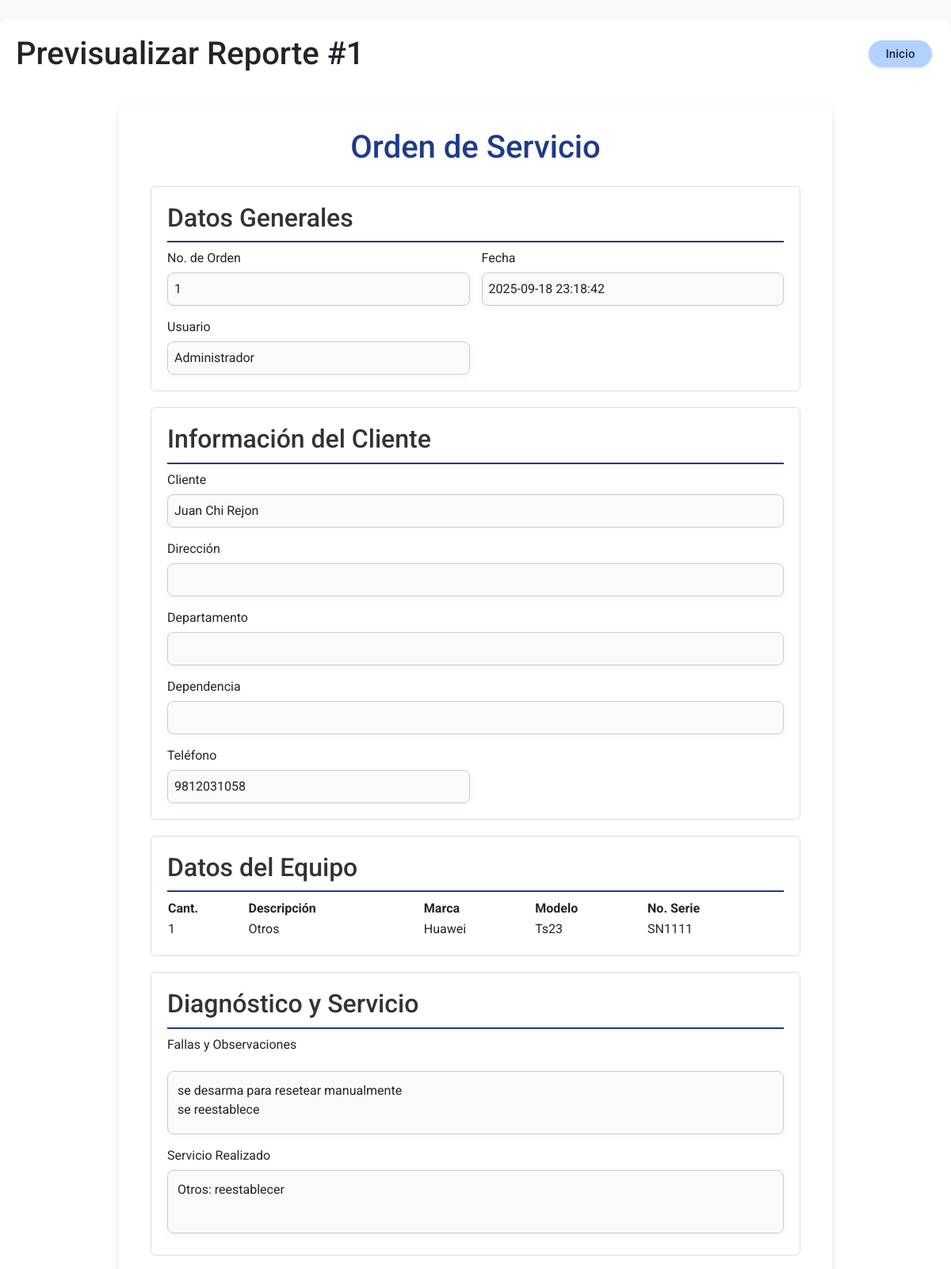
The page /impresion/reporte/1 (signed in, upper part) on the database as committed earlier.
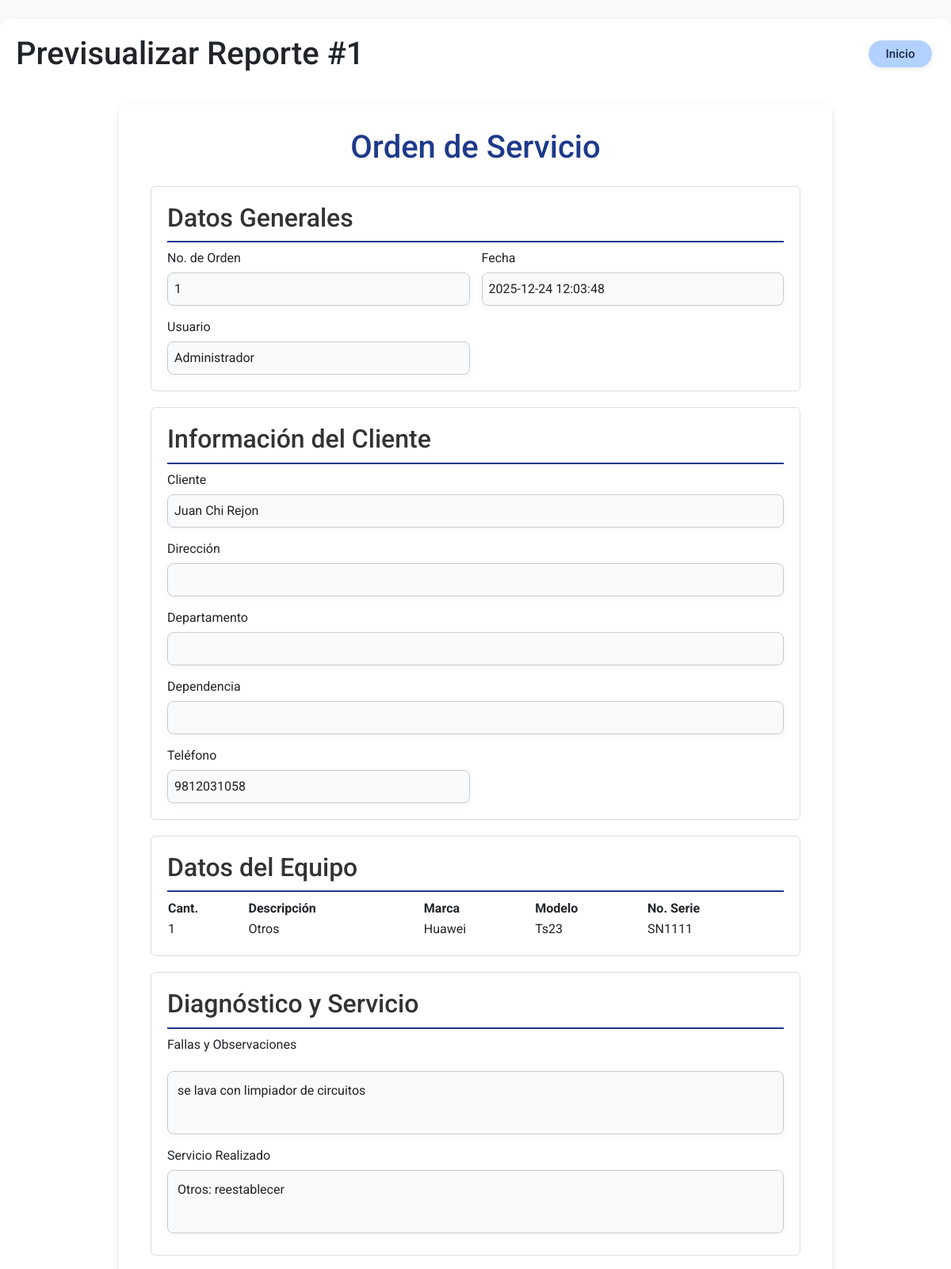
The same page on the database as committed later.
### tables this page shows
CREATE TABLE servicios (
                    id INTEGER PRIMARY KEY AUTOINCREMENT,
                    nombre TEXT NOT NULL,
                    primer_apellido TEXT NOT NULL,
                    segundo_apellido TEXT NOT NULL,
                    telefono TEXT NOT NULL,
                    tipo_equipo TEXT NOT NULL,
                    marca TEXT NOT NULL,
                    modelo TEXT NOT NULL,
                    serie TEXT,
                    servicio TEXT,
                    accesorios TEXT,
                    estado TEXT DEFAULT 'En diagnóstico',
                    notas TEXT,
                    foto_inicial TEXT,
                    foto_servicio TEXT,
                    foto_final TEXT,
                    fecha_registro TEXT,
                    fecha_entrega TEXT,
                    tecnico_actual TEXT
                );

### modules/impresion/routes.py (the view, shortened to what this page needs)
@impresion_bp.route('/reporte/<int:id>', methods=['GET', 'POST'])
@login_required
def reporte(id):
    def create_pdf(data):
        buffer = io.BytesIO()
        WIDTH, HEIGHT = letter
        HEADER_BLUE = colors.HexColor('#1E3A8A')
        GRAY_BG = colors.HexColor('#E5E7EB')
        p = canvas.Canvas(buffer, pagesize=letter)
        logo_path = os.path.join('static', 'images', 'logo.png')
        if os.path.exists(logo_path):
            p.drawImage(logo_path, WIDTH - 4.5*cm, HEIGHT - 2.5*cm, width=4*cm, height=2*cm, preserveAspectRatio=True, mask='auto')
        p.setFont('Helvetica', 8)
        p.drawString(1.5*cm, HEIGHT - 1*cm, data.get('membrete_nombre', 'MEX GROUP'))
        p.drawString(1.5*cm, HEIGHT - 1.4*cm, data.get('membrete_rfc', 'R.F.C MEL760421RH2   CURP: MEL760421HCCXNN03'))
        p.drawString(1.5*cm, HEIGHT - 1.8*cm, f"CEL: {data.get('celular', '9811310163')}   OFICINA: {data.get('membrete_telefono', '9811441303')}")
        p.drawString(1.5*cm, HEIGHT - 2.2*cm, data.get('membrete_direccion', 'CALLE 23 No 78 COL. PABLO GARCIA C.P. 24080'))
        p.drawString(1.5*cm, HEIGHT - 2.6*cm, data.get('membrete_ciudad', 'SAN FRANCISCO DE CAMPECHE, CAMP.'))
        p.setStrokeColor(HEADER_BLUE)
        p.setLineWidth(2)
        p.line(1.5*cm, HEIGHT - 3.2*cm, WIDTH - 1.5*cm, HEIGHT - 3.2*cm)
        p.setLineWidth(0.5)
        p.setStrokeColor(colors.black)
        p.setFont('Helvetica', 10)
        y_pos = HEIGHT - 5*cm
        p.drawString(WIDTH - 6*cm, y_pos + 0.6*cm, f"Fecha: {data.get('fecha', '')}")
        p.drawString(1.5*cm, y_pos, f"CLIENTE: {data.get('cliente', '')}")
        y_pos -= 1*cm
        p.drawString(1.5*cm, y_pos, f"DIRECCION: {data.get('direccion', '')}")
        y_pos -= 1*cm
        p.drawString(1.5*cm, y_pos, f"DEPARTAMENTO: {data.get('departamento', '')}")
        y_pos -= 1*cm
        p.drawString(1.5*cm, y_pos, f"DEPENDENCIA: {data.get('dependencia', '')}")
        y_pos -= 1*cm
        p.drawString(1.5*cm, y_pos, f"TEL: {data.get('tel', '')}")
        y_pos -= 1.5*cm
        p.setFillColor(HEADER_BLUE)
        p.rect(1.5*cm, y_pos, WIDTH - 3*cm, 0.8*cm, fill=1, stroke=0)
        p.setFillColor(colors.white)
        p.setFont('Helvetica-Bold', 10)
        p.drawCentredString(WIDTH / 2, y_pos + 0.3*cm, "DATOS DEL EQUIPO")
        y_pos -= 0.6*cm
        p.setFillColor(colors.black)
        p.setFont('Helvetica-Bold', 9)
        p.drawCentredString(2.5*cm, y_pos, "Cant.")
        p.drawCentredString(6*cm, y_pos, "Descripción")
        p.drawCentredString(10.5*cm, y_pos, "Marca")
        p.drawCentredString(14*cm, y_pos, "Modelo")
        p.drawCentredString(18*cm, y_pos, "No. De Serie")
        p.setFont('Helvetica', 9)
        y_pos -= 0.1*cm
        max_items = 1
        for i in range(max_items):
            y_pos -= 0.6*cm
            p.drawCentredString(2.5*cm, y_pos + 0.2*cm, data.get('eq_cant', '1'))
            p.drawString(4*cm, y_pos + 0.2*cm, data.get('eq_desc', ''))
            p.drawCentredString(10.5*cm, y_pos + 0.2*cm, data.get('eq_marca', ''))
            p.drawCentredString(14*cm, y_pos + 0.2*cm, data.get('eq_modelo', ''))
            p.drawCentredString(18*cm, y_pos + 0.2*cm, data.get('eq_serie', ''))
        y_pos -= 0.5*cm
        styles = getSampleStyleSheet()
        styleN = styles['Normal']
        styleN.fontSize = 9
        styleN.leading = 12
        def draw_section(x, y, width, height, title, content_text):
            p.setFont('Helvetica-Bold', 10)
            p.drawCentredString(x + width/2, y + height, title)
            p_content_height = 0
            if content_text:
                p_content = Paragraph(content_text.replace('\n', '<br/>'), styleN)
                w, p_content_height = p_content.wrapOn(p, width - 0.4*cm, height - 0.4*cm)
                p_content.drawOn(p, x + 0.2*cm, y + height - p_content_height - 0.2*cm)
            return y - (p_content_height + 0.5*cm)
        y_pos = draw_section(1.2*cm, y_pos - 3*cm, WIDTH - 3*cm, 3*cm, "FALLAS Y OBSERVACIONES", data.get('fallas', ''))
        y_pos = draw_section(1.2*cm, y_pos - 1*cm, WIDTH - 3*cm, 3*cm, "SERVICIO REALIZADO", data.get('servicio', ''))
        p.setFont('Helvetica-Bold', 10)
        p.drawCentredString(WIDTH / 2, y_pos, "IMÁGENES DEL SERVICIO")
        y_pos -= 0.2*cm
        image_data = [
            ("Foto Inicial", data.get('foto_inicial')),
            ("Foto de Servicio", data.get('foto_servicio')),
            ("Foto Final", data.get('foto_final'))
        ]
        valid_images = [(label, path) for label, path in image_data if path and os.path.exists(path)]
        if valid_images:
            num_images = len(valid_images)
            total_spacing = (num_images - 1) * 0.2*cm
            img_width = (WIDTH - 3.5*cm - total_spacing) / num_images
            img_height = img_width * (3/4) # Proporción 4:3
            x_start = 2*cm
            y_pos -= img_height
            for i, (label, img_path) in enumerate(valid_images):
                current_x = x_start + i * (img_width + 0.2*cm)
                p.drawImage(img_path, current_x, y_pos, width=img_width, height=img_height, preserveAspectRatio=True, mask='auto')
                p.setFont('Helvetica', 7)
                p.drawCentredString(current_x + img_width/2, y_pos - 0.4*cm, label)
        else:
            p.setFont('Helvetica', 9)
            p.drawCentredString(WIDTH / 2, y_pos - 0.5*cm, "No hay imágenes adjuntas.")
        y_pos -= 1*cm # Espacio extra después de las imágenes
        p.line(2*cm, 3*cm, 9*cm, 3*cm)
        p.drawCentredString(5.5*cm, 2.6*cm, f"{data.get('cliente', '')}")
        p.line(12*cm, 3*cm, 19*cm, 3*cm)
        p.drawCentredString(15.5*cm, 2.6*cm, f"{data.get('usuario', '')}")
        p.setFont('Helvetica-Bold', 7)
        p.drawString(1.5*cm, 2*cm, "DATOS BANCARIOS:")
        p.setFont('Helvetica', 7)
        p.drawString(1.5*cm, 1.7*cm, "BANCOMER")
        p.drawString(1.5*cm, 1.4*cm, "NUMERO DE CUENTA: 0175530334")
        p.drawString(1.5*cm, 1.1*cm, "NUMERO DE TRANSFERENCIA: 012050001755303345")
        p.setFont('Helvetica-Bold', 7)
        p.drawString(WIDTH - 6*cm, 2*cm, "CORREOS:")
        p.setFont('Helvetica', 7)
        p.drawString(WIDTH - 6*cm, 1.7*cm, "mexgroup2009@hotmail.es")
        p.drawString(WIDTH - 6*cm, 1.4*cm, "mexgroupventas@hotmail.com")
        p.drawString(WIDTH - 6*cm, 1.1*cm, "j_mex_r1@hotmail.com")
        for idx, img in enumerate(['item1.png', 'item2.png', 'item3.png', 'item4.png']):
            img_path = os.path.join('static', 'images', img)
            y_img = [HEIGHT - 5*cm, HEIGHT - 11*cm, HEIGHT - 15*cm, 6*cm][idx]
            if os.path.exists(img_path):
                p.drawImage(img_path, 0.2*cm, y_img, width=1*cm, preserveAspectRatio=True, mask='auto')
        p.save()
        buffer.seek(0)
        return buffer
    servicio = db.query("SELECT * FROM servicios WHERE id = ?", (id,))
    if not servicio:
        flash("Servicio no encontrado", "error")
        return redirect(url_for('tecnico.panel'))
    servicio = servicio[0]
    membrete = session.get('membrete', {
        'nombre': 'MEX GROUP',
        'direccion': 'Calle 23 entre 10 y 12 Pablo Garcia',
        'telefono': '9811441303',
        'celular': '9811310163',
        'departamento': '',
        'dependencia': ''
    })
    return render_template('impresion.html', servicio=servicio, membrete=membrete)

### app.py (called while the page is built)
@login_manager.user_loader
def load_user(user_id):
    from db import DatabaseSingleton
    db = DatabaseSingleton()
    user_data = db.query("SELECT * FROM usuarios WHERE id = ? AND activo = 1", (user_id,))
    if user_data:
        from models import User
        return User(user_data[0]['id'], user_data[0]['nombre'], user_data[0]['usuario'], user_data[0]['rol'], user_data[0]['activo'])
    return None

### db.py (called while the page is built)
    def __new__(cls):
        if cls._instance is None:
            cls._instance = super().__new__(cls)
            cls._instance.conn = sqlite3.connect(Config.DATABASE_PATH, check_same_thread=False)
            cls._instance.conn.row_factory = sqlite3.Row
            cls._instance.init_db()
        return cls._instance

    def query(self, sql, params=()):
        cursor = self.conn.cursor()
        cursor.execute(sql, params)
        result = cursor.fetchall()
        cursor.close()
        return result

### templates/impresion.html (shortened to what the changed rows need)
<!DOCTYPE html>
<html>
<head>
    <link href="https://cdn.jsdelivr.net/npm/bootstrap@5.3.0/dist/css/bootstrap.min.css" rel="stylesheet">
    <link rel="stylesheet" href="/static/css/global.css">
    <link rel="stylesheet" href="/static/css/estilos.css">
</head>
<body>
    <div class="container mt-4">
        <div class="d-flex justify-content-between align-items-center mb-3">
            <h1 class="mb-0">Previsualizar Reporte #{{ servicio['id'] }}</h1>
            <a href="{{ url_for('index') }}" class="btn-regresar btn-form-main inicio-top-right ms-3" title="Inicio">Inicio</a>
        </div>
        <div class="reporte-preview" style="background-color: white; padding: 30px 40px; border-radius: 8px; box-shadow: 0 4px 10px rgba(0,0,0,0.1); max-width: 900px; margin: 40px auto;">
            <h1 style="color: #1E3A8A; text-align: center; margin-bottom: 25px;">Orden de Servicio</h1>
            <div class="form-section" style="border: 1px solid #ddd; padding: 20px; border-radius: 6px; margin-bottom: 20px;">
                <h2 style="color: #333; border-bottom: 2px solid #1E3A8A; padding-bottom: 10px;">Datos Generales</h2>
                <div style="display: grid; grid-template-columns: repeat(auto-fit, minmax(250px, 1fr)); gap: 15px;">
                    <div><label>No. de Orden</label><input type="text" value="{{ servicio['id'] }}" readonly class="reporte-input"></div>
                    <div><label>Fecha</label><input type="text" value="{{ servicio['fecha_entrega'] or datetime.now().strftime('%d/%m/%Y') }}" readonly class="reporte-input"></div>
                    <div><label>Usuario</label><input type="text" value="{{ servicio['tecnico_actual'] or 'Sin asignar' }}" readonly class="reporte-input"></div>
                </div>
            </div>
            <div class="form-section" style="border: 1px solid #ddd; padding: 20px; border-radius: 6px; margin-bottom: 20px;">
                <h2 style="color: #333; border-bottom: 2px solid #1E3A8A; padding-bottom: 10px;">Información del Cliente</h2>
                <div style="display: grid; grid-template-columns: repeat(auto-fit, minmax(250px, 1fr)); gap: 15px;">
                        <div style="grid-column: 1 / -1;"><label>Cliente</label><input type="text" value="{{ servicio['nombre'] }} {{ servicio['primer_apellido'] }} {{ servicio['segundo_apellido'] }}" readonly class="reporte-input"></div>
                        <div><label>Teléfono</label><input type="text" value="{{ servicio['telefono'] }}" readonly class="reporte-input"></div>
                </div>
            </div>
            <div class="form-section" style="border: 1px solid #ddd; padding: 20px; border-radius: 6px; margin-bottom: 20px;">
                <h2 style="color: #333; border-bottom: 2px solid #1E3A8A; padding-bottom: 10px;">Datos del Equipo</h2>
                <table style="width: 100%; border-collapse: collapse;">
                    <thead>
                        <tr>
                            <th>Cant.</th>
                            <th>Descripción</th>
                            <th>Marca</th>
                            <th>Modelo</th>
                            <th>No. Serie</th>
                        </tr>
                    </thead>
                    <tbody>
                        <tr>
                            <td>1</td>
                            <td>{{ servicio['tipo_equipo'] }}</td>
                            <td>{{ servicio['marca'] }}</td>
                            <td>{{ servicio['modelo'] }}</td>
                            <td>{{ servicio['serie'] or 'No especificada' }}</td>
                        </tr>
                    </tbody>
                </table>
            </div>
            <div class="form-section" style="border: 1px solid #ddd; padding: 20px; border-radius: 6px; margin-bottom: 20px;">
                <h2 style="color: #333; border-bottom: 2px solid #1E3A8A; padding-bottom: 10px;">Diagnóstico y Servicio</h2>
                <div style="display: grid; grid-template-columns: 1fr; gap: 15px;">
                    <label>Fallas y Observaciones</label>
                    <textarea readonly class="reporte-textarea">{{ servicio['notas'] or 'Sin notas' }}</textarea>
                </div>
                <div style="grid-column: 1 / -1; margin-top: 15px;">
                    <label>Servicio Realizado</label>
                    <textarea readonly class="reporte-textarea">{{ servicio['servicio'] }}</textarea>
                </div>
            </div>
        </div>
    </div>
</body>
</html>

Rows that differ between the two databases and show on the page:
changed servicios "Otros": fecha_entrega "2025-09-18 23:18:42" → "2025-12-24 12:03:48"; notas "se desarma para resetear manualmente se reestablece" → "se lava con limpiador de circuitos"
